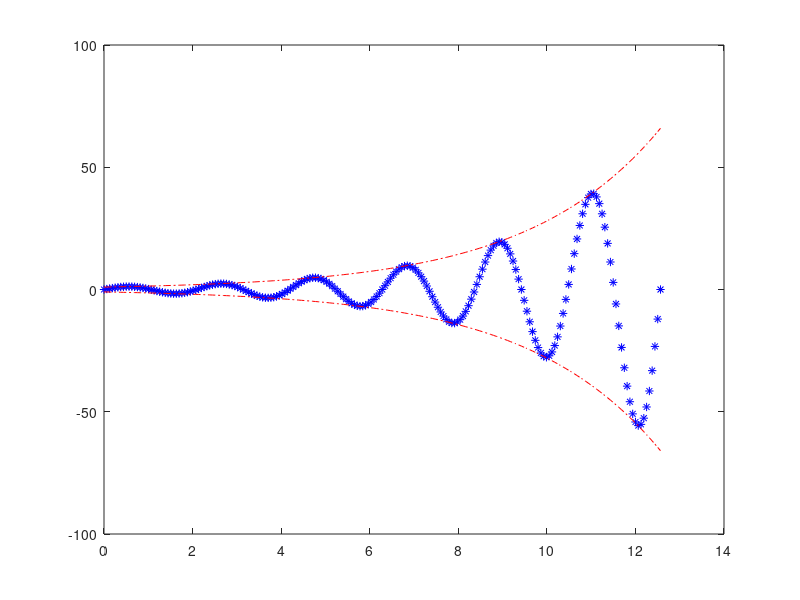

Reproduce this figure in MATLAB.
clf
%1
x=0:pi/50:4*pi;
y=exp(1).^(x./3).*sin(3.*x);
plot(x,y,'b*');
hold on

%2
y1=exp(1).^(x./3);

%3
y2=-exp(1).^(x./3);
plot(x,y1,'r-.');
plot(x,y2,'r-.');